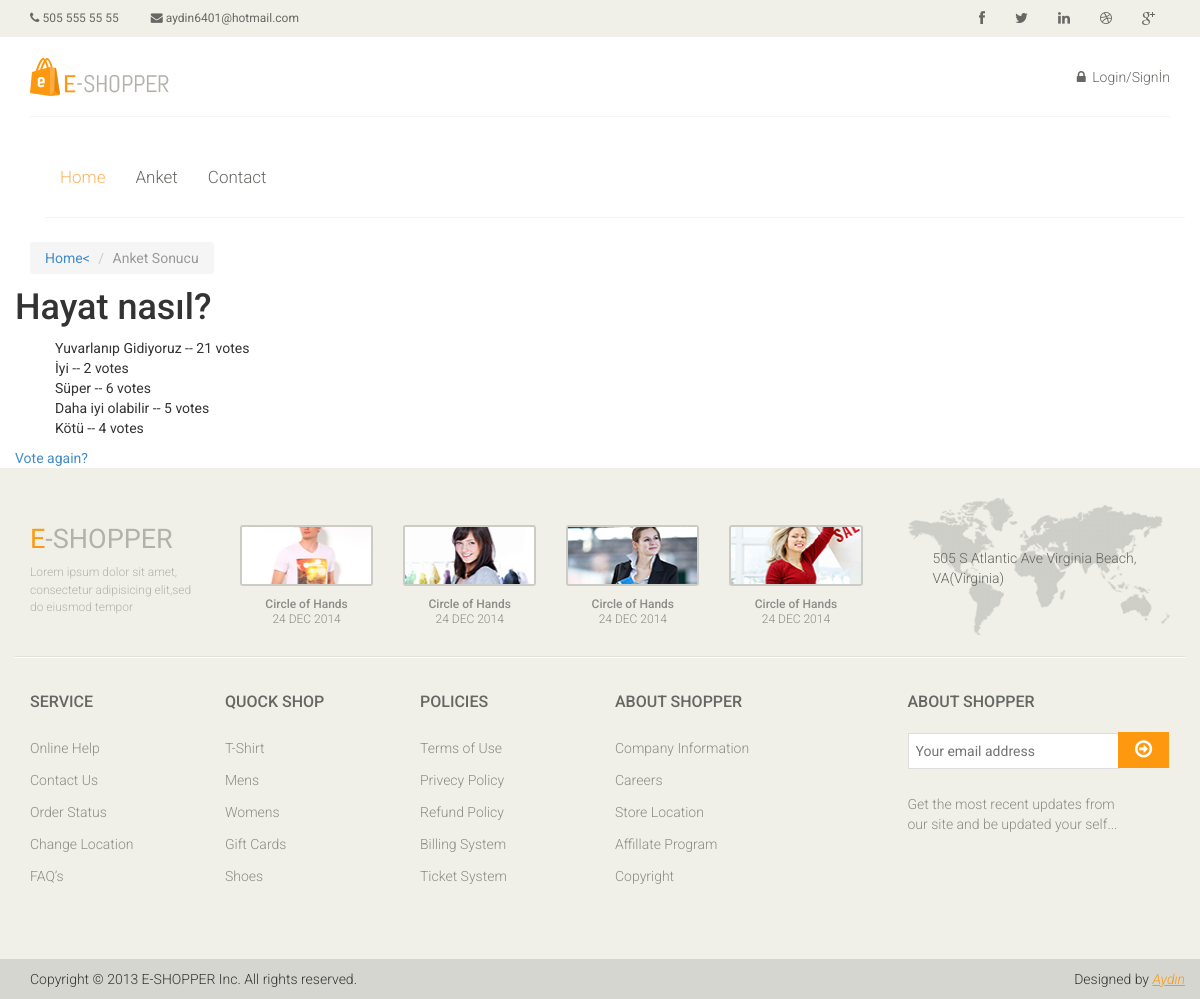
Page /polls/1/results/ on the committed database.
### polls/models.py (models this page shows, shortened)
class Question(models.Model):
    question_text = models.CharField(max_length=200)
    pub_date = models.DateTimeField('date published')
    def was_published_recently(self):
        now = timezone.now()
        return now - datetime.timedelta(days=1) <= self.pub_date <= now
    was_published_recently.admin_order_field = 'pub_date'
    was_published_recently.boolean = True
    was_published_recently.short_description = 'Published recently?'

class Choice(models.Model):
    question = models.ForeignKey(Question, on_delete=models.CASCADE)
    choice_text = models.CharField(max_length=200)
    votes = models.IntegerField(default=0)

### polls/views.py (the view)
# urls.py: path('<int:question_id>/results/', views.results, name='results'),
def results(request, question_id):
    question = get_object_or_404(Question, pk=question_id)
    return render(request, 'polls/results.html', {'question': question})

### polls/templates/polls/results.html (shortened to what this page needs)
{% extends "homebase.html" %}
{% block body %}
    <div id="breadcrumb">
		<div class="container">
			<u1 class="breadcrumb">
                <li><a href="/">Home<</a></li>
                <li class="active">Anket Sonucu</li>
                </u1>
        </div>
    </div>
    <div class="section">
        <div class="container">
            <div class="row">
<h1>{{ question.question_text }}</h1>
<ul>
{% for choice in question.choice_set.all %}
    <li>{{ choice.choice_text }} -- {{ choice.votes }} vote{{ choice.votes|pluralize }}</li>
{% endfor %}
</ul>
<a href="{% url 'polls:detail' question.id %}">Vote again?</a>
        </div>
        </div>
    </div>
{% endblock %}

### home/static/css/main.css (style rules this page uses)
body { font-family: 'Roboto', sans-serif; background:; position: relative; font-weight:400px; }
ul li { list-style: none; }
a { -webkit-transition: 300ms; -moz-transition: 300ms; -o-transition: 300ms; transition: 300ms; }
h1, h2, h3, h4, h5, h6 { font-family: 'Roboto', sans-serif; }

### rows in the picture
Question: question_text "Hayat nasıl?"
Choice: choice_text "Yuvarlanıp Gidiyoruz", votes "21"
Choice: choice_text "İyi", votes "2"
Choice: choice_text "Süper", votes "6"
Choice: choice_text "Daha iyi olabilir", votes "5"
Choice: choice_text "Kötü", votes "4"
